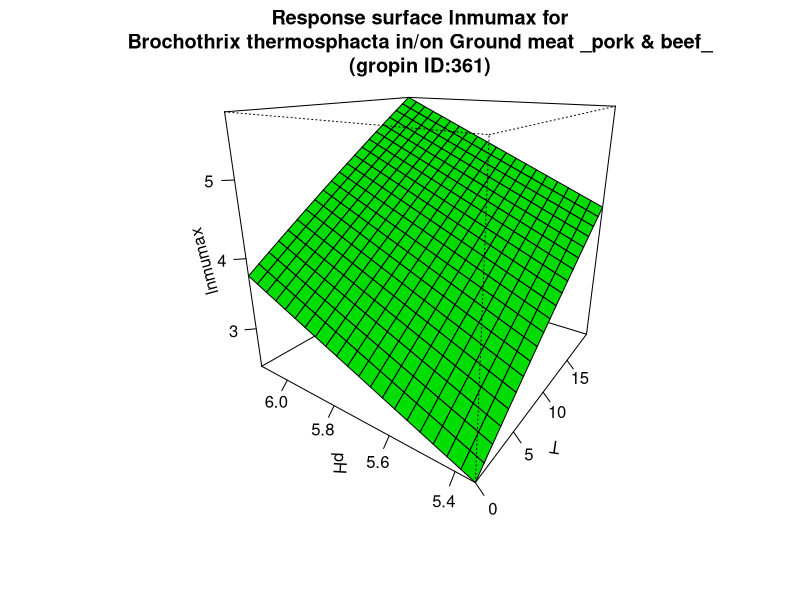

Write the R code that produced this figure.
#############################
# start of Parameter script
#############################
T <- seq(0,19.98001998002,length.out=21)
pH <- seq(5.34534,6.12387612387612,length.out=21)
#############################
# end of Parameter script
#############################
############################# 
# start of Model script Gropin ID 361 
#############################
 
# constant coefficients for this model
lagref <- 20.7
dlag <- 1.73
Elag <- 67
 
variables <- data.frame(T,pH)
argumentsPar <- expand.grid(variables)
 
# heart of the model
response_surface <- function(T,pH) {
   mumax <-(log(lagref)-dlag*(5.7-pH)-(Elag/0.00831)*((1/(T+273))-(1/273)))

return(mumax=mumax)
} 

# output parameters
responseSurface <- cbind(argumentsPar,response_surface(argumentsPar['T'],argumentsPar['pH']))
colnames(responseSurface) <- c(colnames(argumentsPar),'lnmumax')
#############################
# End of Model script
#############################
############################# 
# start of Visualisation script Gropin ID 361 
#############################
persp(T,pH,matrix(unlist(responseSurface$'lnmumax'),nrow=21),col = 'green',xlab='T',ylab='pH',zlab='lnmumax',main='Response surface lnmumax for
Brochothrix thermosphacta in/on Ground meat _pork & beef_
(gropin ID:361)',theta=305,phi=20,shade=0.25,ticktype = 'detailed')
#############################
# End of Visualisation script
#############################
